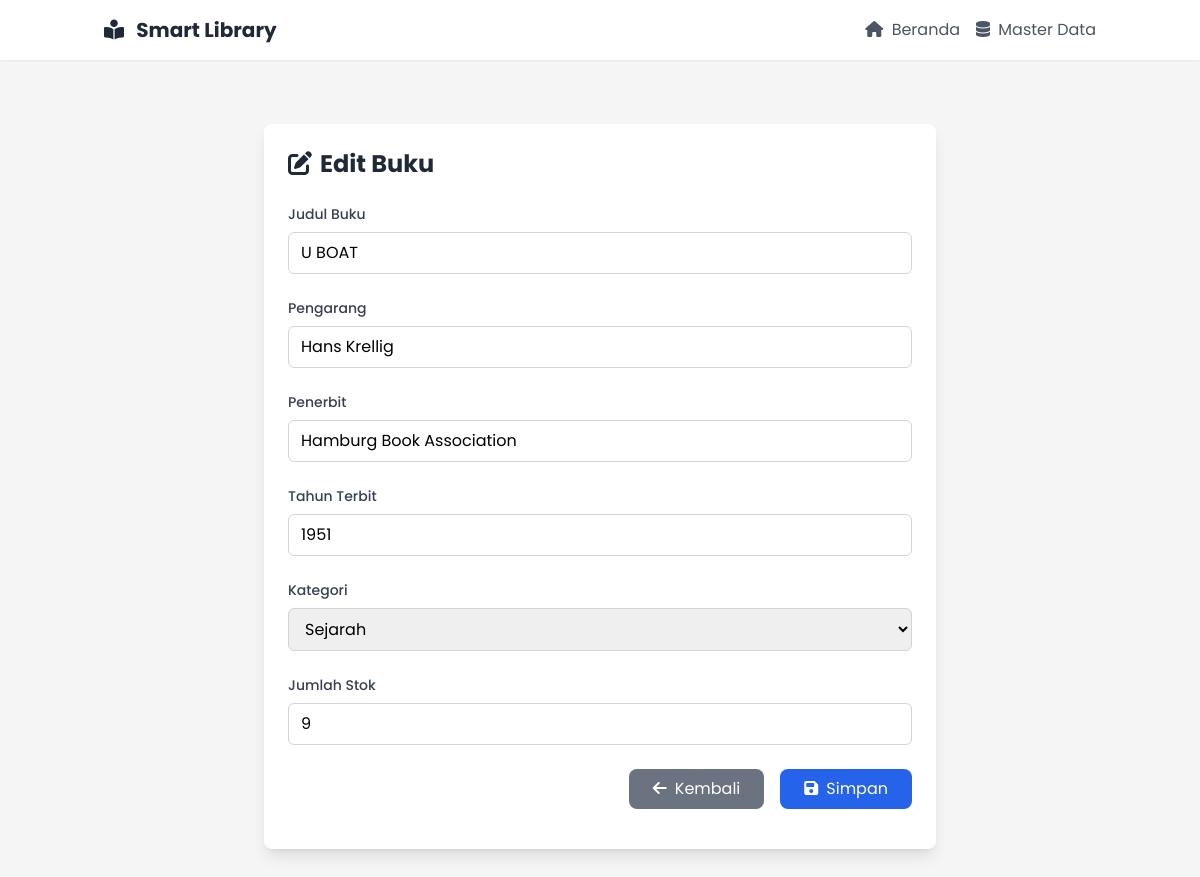
Screenshot of /buku/edit.php?id=1 with the database file from the repository.
### tables this page shows
CREATE TABLE `buku` (
  `BukuID` int NOT NULL AUTO_INCREMENT,
  `JudulBuku` varchar(255) DEFAULT NULL,
  `Pengarang` varchar(255) DEFAULT NULL,
  `Penerbit` varchar(255) DEFAULT NULL,
  `TahunTerbit` year DEFAULT NULL,
  `Kategori` varchar(255) DEFAULT NULL,
  `JumlahStok` int DEFAULT NULL,
  PRIMARY KEY (`BukuID`)
);

### buku/edit.php (the view, shortened to what this page needs)
<?php
include '../config.php';
$id = $_GET['id'];
$sql = "SELECT * FROM buku WHERE BukuID = $id";
$result = mysqli_query($conn, $sql);
$row = mysqli_fetch_assoc($result);
?>
<!DOCTYPE html>
<html lang="id">
<head>
    <link rel="stylesheet" href="https://cdnjs.cloudflare.com/ajax/libs/font-awesome/6.4.0/css/all.min.css">
    <script src="https://cdn.tailwindcss.com"></script>
    <link href="https://unpkg.com/aos@2.3.1/dist/aos.css" rel="stylesheet">
</head>
<body>
    <nav class="bg-white shadow-sm mb-8" data-aos="fade-down">
        <div class="container mx-auto px-4 py-4">
            <div class="flex justify-between items-center">
                <a href="../index.php" class="text-xl font-bold text-gray-800 hover:text-gray-600 transition duration-300">
                    <i class="fas fa-book-reader mr-2"></i>
                    Smart Library
                </a>
                <div class="flex items-center space-x-4">
                    <a href="../index.php" class="text-gray-600 hover:text-gray-800 transition duration-300">
                        <i class="fas fa-home mr-1"></i> Beranda
                    </a>
                    <a href="../masterdata.php" class="text-gray-600 hover:text-gray-800 transition duration-300">
                        <i class="fas fa-database mr-1"></i> Master Data
                    </a>
                </div>
            </div>
        </div>
    </nav>
    <div class="container mx-auto px-4 py-8">
        <div class="bg-white rounded-lg shadow-lg p-6 max-w-2xl mx-auto" data-aos="fade-up">
            <div class="flex items-center mb-6">
                <h2 class="text-2xl font-bold text-gray-800">
                    <i class="fas fa-edit mr-2"></i>Edit Buku
                </h2>
            </div>
            <form action="" method="POST" class="space-y-6">
                <div>
                    <label class="block text-sm font-medium text-gray-700 mb-2">Judul Buku</label>
                    <input type="text" name="JudulBuku" value="<?= $row['JudulBuku'] ?>" required class="w-full px-3 py-2 border border-gray-300 rounded-md focus:outline-none focus:ring-1 focus:ring-blue-500">
                </div>
                <div>
                    <label class="block text-sm font-medium text-gray-700 mb-2">Pengarang</label>
                    <input type="text" name="Pengarang" value="<?= $row['Pengarang'] ?>" required class="w-full px-3 py-2 border border-gray-300 rounded-md focus:outline-none focus:ring-1 focus:ring-blue-500">
                </div>
                <div>
                    <label class="block text-sm font-medium text-gray-700 mb-2">Penerbit</label>
                    <input type="text" name="Penerbit" value="<?= $row['Penerbit'] ?>" required class="w-full px-3 py-2 border border-gray-300 rounded-md focus:outline-none focus:ring-1 focus:ring-blue-500">
                </div>
                <div>
                    <label class="block text-sm font-medium text-gray-700 mb-2">Tahun Terbit</label>
                    <input type="number" name="TahunTerbit" value="<?= $row['TahunTerbit'] ?>" required class="w-full px-3 py-2 border border-gray-300 rounded-md focus:outline-none focus:ring-1 focus:ring-blue-500">
                </div>
                <div>
                    <label class="block text-sm font-medium text-gray-700 mb-2">Kategori</label>
                    <select name="Kategori" required class="w-full px-3 py-2 border border-gray-300 rounded-md focus:outline-none focus:ring-1 focus:ring-blue-500">
                        <option value="Sejarah" <?= ($row['Kategori'] == 'Sejarah') ? 'selected' : '' ?>>Sejarah</option>
                    </select>
                </div>
                <div>
                    <label class="block text-sm font-medium text-gray-700 mb-2">Jumlah Stok</label>
                    <input type="number" name="JumlahStok" value="<?= $row['JumlahStok'] ?>" required class="w-full px-3 py-2 border border-gray-300 rounded-md focus:outline-none focus:ring-1 focus:ring-blue-500">
                </div>
                <div class="flex justify-end space-x-4">
                    <a href="list.php" class="bg-gray-500 text-white px-6 py-2 rounded-lg hover:bg-gray-600 transition duration-300">
                        <i class="fas fa-arrow-left mr-2"></i>Kembali
                    </a>
                    <button type="submit" class="bg-blue-600 text-white px-6 py-2 rounded-lg hover:bg-blue-700 transition duration-300">
                        <i class="fas fa-save mr-2"></i>Simpan
                    </button>
                </div>
            </form>
        </div>
    </div>
</body>
</html>

### buku/edit.php (style rules this page uses)
body { font-family: 'Poppins', sans-serif; background-color: #f5f5f5; }

### rows the page displays
buku: JudulBuku "U BOAT", Pengarang "Hans Krellig", Penerbit "Hamburg Book Association", TahunTerbit "1951", Kategori "Sejarah", JumlahStok "9"
